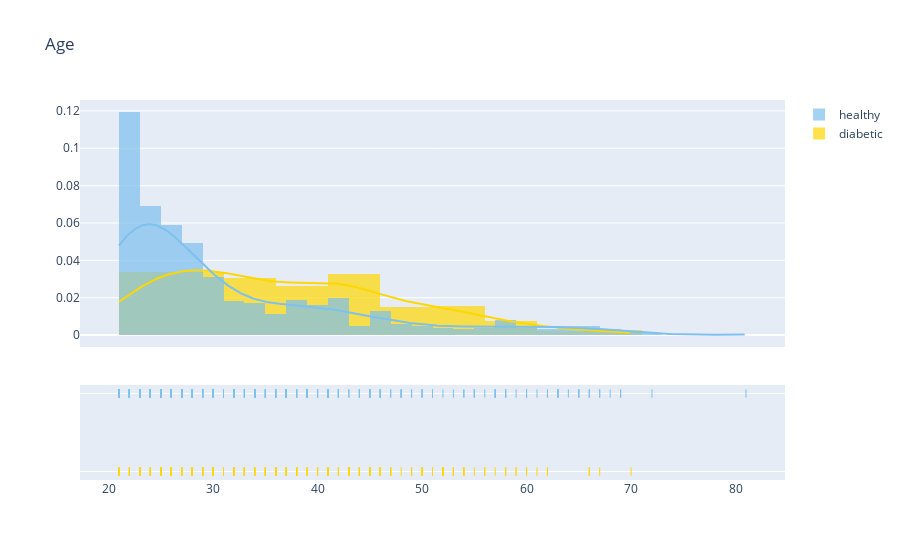
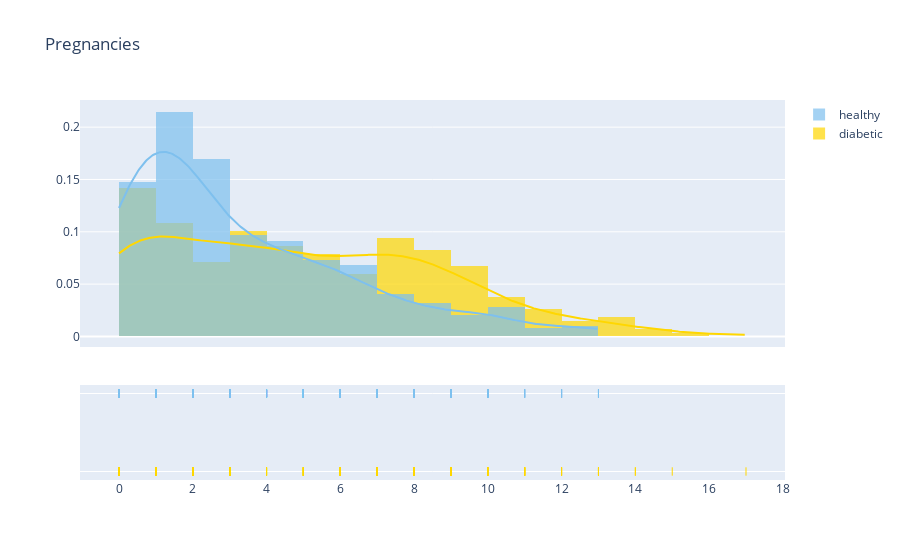
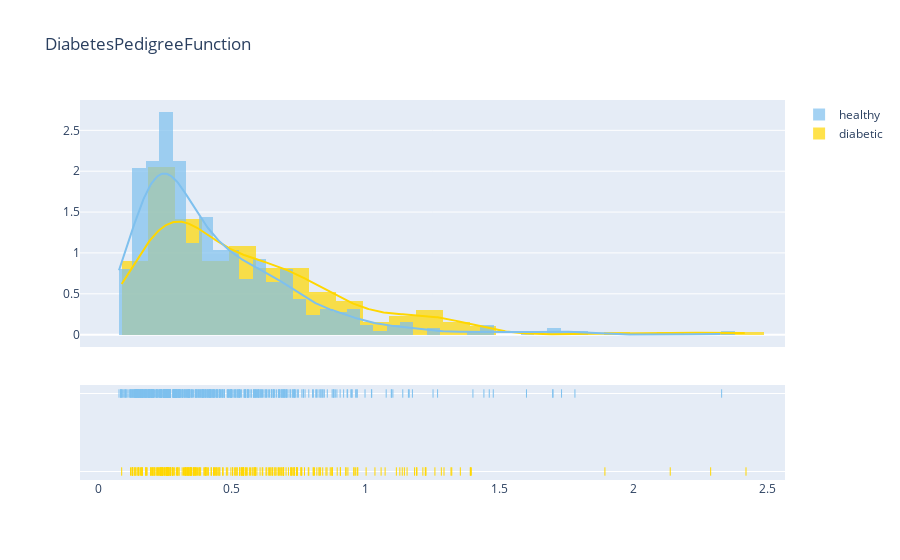

Write notebook code for charts like these, in order.
### Code cell
plot_distribution('Age', 0)
plot_distribution('Pregnancies', 0)
plot_distribution('DiabetesPedigreeFunction', 0)

### Figure 1 — Plotly figure (JSON) as saved in the notebook; plotly's stock layout.template omitted (floating-point values rounded to 4 significant figures; data arrays with more than 128 entries replaced by an {"elided": "..."} marker saying what was removed)
{"data": [{"autobinx": false, "histnorm": "probability density", "legendgroup": "diabetic", "marker": {"color": "#FFD700"}, "name": "diabetic", "opacity": 0.7, "type": "histogram", "x": {"elided": "268 int values"}, "xaxis": "x", "xbins": {"end": 70, "size": 0, "start": 21}, "yaxis": "y"}, {"autobinx": false, "histnorm": "probability density", "legendgroup": "healthy", "marker": {"color": "#7EC0EE"}, "name": "healthy", "opacity": 0.7, "type": "histogram", "x": {"elided": "500 int values"}, "xaxis": "x", "xbins": {"end": 81, "size": 0, "start": 21}, "yaxis": "y"}, {"legendgroup": "diabetic", "marker": {"color": "#FFD700"}, "mode": "lines", "name": "diabetic", "showlegend": false, "type": "scatter", "x": {"elided": "500 float values"}, "xaxis": "x", "y": {"elided": "500 float values"}, "yaxis": "y"}, {"legendgroup": "healthy", "marker": {"color": "#7EC0EE"}, "mode": "lines", "name": "healthy", "showlegend": false, "type": "scatter", "x": {"elided": "500 float values"}, "xaxis": "x", "y": {"elided": "500 float values"}, "yaxis": "y"}, {"legendgroup": "diabetic", "marker": {"color": "#FFD700", "symbol": "line-ns-open"}, "mode": "markers", "name": "diabetic", "showlegend": false, "type": "scatter", "x": {"elided": "268 int values"}, "xaxis": "x", "y": {"elided": "268 str values"}, "yaxis": "y2"}, {"legendgroup": "healthy", "marker": {"color": "#7EC0EE", "symbol": "line-ns-open"}, "mode": "markers", "name": "healthy", "showlegend": false, "type": "scatter", "x": {"elided": "500 int values"}, "xaxis": "x", "y": {"elided": "500 str values"}, "yaxis": "y2"}], "layout": {"barmode": "overlay", "hovermode": "closest", "legend": {"traceorder": "reversed"}, "title": {"text": "Age"}, "xaxis": {"anchor": "y2", "domain": [0, 1], "zeroline": false}, "yaxis": {"anchor": "free", "domain": [0.35, 1], "position": 0}, "yaxis2": {"anchor": "x", "domain": [0, 0.25], "dtick": 1, "showticklabels": false}}}

### Figure 2 — Plotly figure (JSON) as saved in the notebook; plotly's stock layout.template omitted (floating-point values rounded to 4 significant figures; data arrays with more than 128 entries replaced by an {"elided": "..."} marker saying what was removed)
{"data": [{"autobinx": false, "histnorm": "probability density", "legendgroup": "diabetic", "marker": {"color": "#FFD700"}, "name": "diabetic", "opacity": 0.7, "type": "histogram", "x": {"elided": "268 int values"}, "xaxis": "x", "xbins": {"end": 17, "size": 0, "start": 0}, "yaxis": "y"}, {"autobinx": false, "histnorm": "probability density", "legendgroup": "healthy", "marker": {"color": "#7EC0EE"}, "name": "healthy", "opacity": 0.7, "type": "histogram", "x": {"elided": "500 int values"}, "xaxis": "x", "xbins": {"end": 13, "size": 0, "start": 0}, "yaxis": "y"}, {"legendgroup": "diabetic", "marker": {"color": "#FFD700"}, "mode": "lines", "name": "diabetic", "showlegend": false, "type": "scatter", "x": {"elided": "500 float values"}, "xaxis": "x", "y": {"elided": "500 float values"}, "yaxis": "y"}, {"legendgroup": "healthy", "marker": {"color": "#7EC0EE"}, "mode": "lines", "name": "healthy", "showlegend": false, "type": "scatter", "x": {"elided": "500 float values"}, "xaxis": "x", "y": {"elided": "500 float values"}, "yaxis": "y"}, {"legendgroup": "diabetic", "marker": {"color": "#FFD700", "symbol": "line-ns-open"}, "mode": "markers", "name": "diabetic", "showlegend": false, "type": "scatter", "x": {"elided": "268 int values"}, "xaxis": "x", "y": {"elided": "268 str values"}, "yaxis": "y2"}, {"legendgroup": "healthy", "marker": {"color": "#7EC0EE", "symbol": "line-ns-open"}, "mode": "markers", "name": "healthy", "showlegend": false, "type": "scatter", "x": {"elided": "500 int values"}, "xaxis": "x", "y": {"elided": "500 str values"}, "yaxis": "y2"}], "layout": {"barmode": "overlay", "hovermode": "closest", "legend": {"traceorder": "reversed"}, "title": {"text": "Pregnancies"}, "xaxis": {"anchor": "y2", "domain": [0, 1], "zeroline": false}, "yaxis": {"anchor": "free", "domain": [0.35, 1], "position": 0}, "yaxis2": {"anchor": "x", "domain": [0, 0.25], "dtick": 1, "showticklabels": false}}}

### Figure 3 — Plotly figure (JSON) as saved in the notebook; plotly's stock layout.template omitted (floating-point values rounded to 4 significant figures; data arrays with more than 128 entries replaced by an {"elided": "..."} marker saying what was removed)
{"data": [{"autobinx": false, "histnorm": "probability density", "legendgroup": "diabetic", "marker": {"color": "#FFD700"}, "name": "diabetic", "opacity": 0.7, "type": "histogram", "x": {"elided": "268 float values"}, "xaxis": "x", "xbins": {"end": 2.42, "size": 0, "start": 0.088}, "yaxis": "y"}, {"autobinx": false, "histnorm": "probability density", "legendgroup": "healthy", "marker": {"color": "#7EC0EE"}, "name": "healthy", "opacity": 0.7, "type": "histogram", "x": {"elided": "500 float values"}, "xaxis": "x", "xbins": {"end": 2.329, "size": 0, "start": 0.078}, "yaxis": "y"}, {"legendgroup": "diabetic", "marker": {"color": "#FFD700"}, "mode": "lines", "name": "diabetic", "showlegend": false, "type": "scatter", "x": {"elided": "500 float values"}, "xaxis": "x", "y": {"elided": "500 float values"}, "yaxis": "y"}, {"legendgroup": "healthy", "marker": {"color": "#7EC0EE"}, "mode": "lines", "name": "healthy", "showlegend": false, "type": "scatter", "x": {"elided": "500 float values"}, "xaxis": "x", "y": {"elided": "500 float values"}, "yaxis": "y"}, {"legendgroup": "diabetic", "marker": {"color": "#FFD700", "symbol": "line-ns-open"}, "mode": "markers", "name": "diabetic", "showlegend": false, "type": "scatter", "x": {"elided": "268 float values"}, "xaxis": "x", "y": {"elided": "268 str values"}, "yaxis": "y2"}, {"legendgroup": "healthy", "marker": {"color": "#7EC0EE", "symbol": "line-ns-open"}, "mode": "markers", "name": "healthy", "showlegend": false, "type": "scatter", "x": {"elided": "500 float values"}, "xaxis": "x", "y": {"elided": "500 str values"}, "yaxis": "y2"}], "layout": {"barmode": "overlay", "hovermode": "closest", "legend": {"traceorder": "reversed"}, "title": {"text": "DiabetesPedigreeFunction"}, "xaxis": {"anchor": "y2", "domain": [0, 1], "zeroline": false}, "yaxis": {"anchor": "free", "domain": [0.35, 1], "position": 0}, "yaxis2": {"anchor": "x", "domain": [0, 0.25], "dtick": 1, "showticklabels": false}}}
